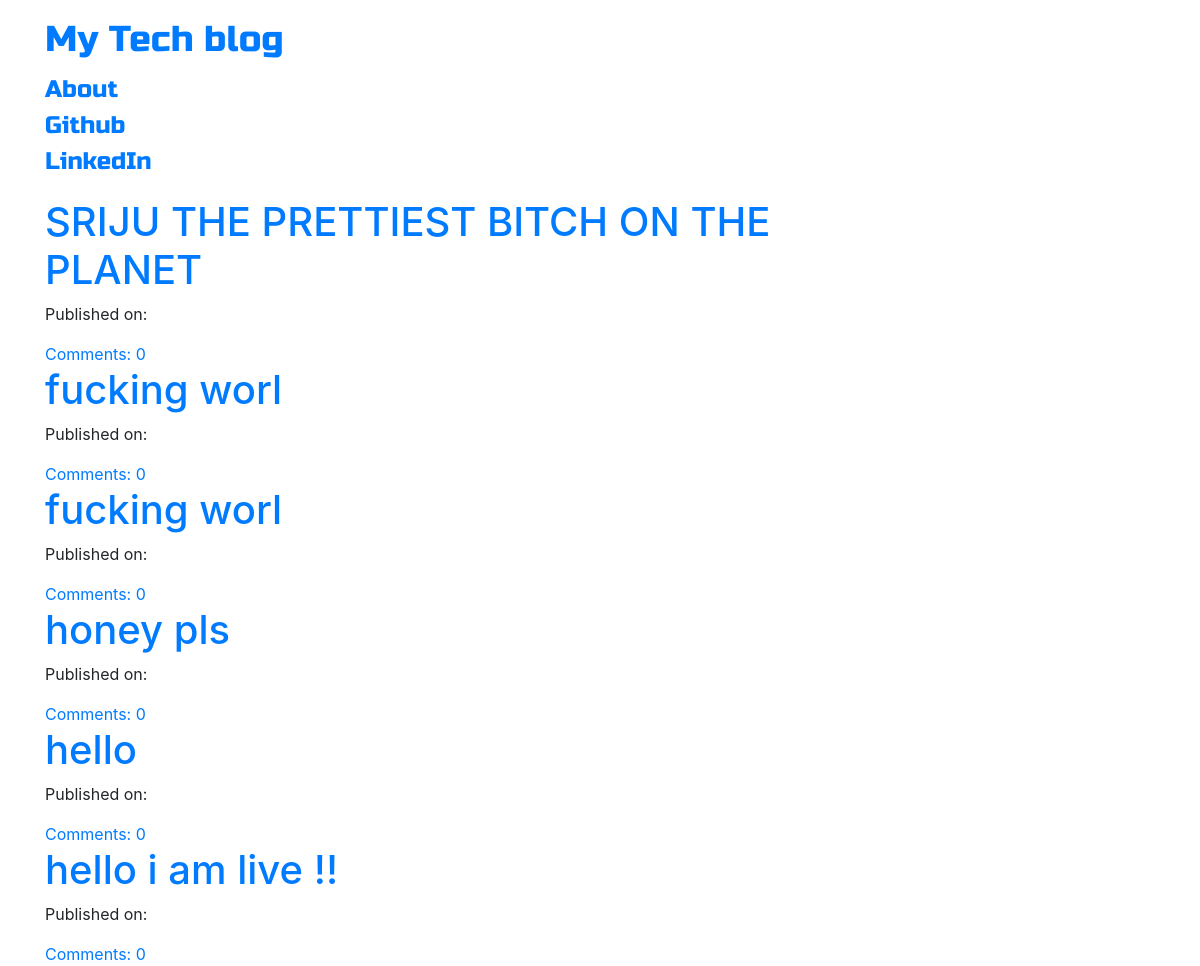
The page / on the database its author committed.
### blog/models.py (models this page shows, shortened)
class Post(models.Model):
    author = models.ForeignKey('auth.User',on_delete=models.CASCADE)
    title = models.CharField(max_length=200)
    text = models.TextField()
    create_date = models.DateTimeField(default=timezone.now())
    published_date = models.DateTimeField(blank=True,null=True)
    def approve_comments(self):
        return self.comments.filter(approved_comment=True)

### blog/views.py (the view)
# urls.py: path('',views.PostListView.as_view(),name='post_list'),
class PostListView(ListView):
    model = Post
    def get_queryset(self):
        return Post.objects.filter(published_date__lte=timezone.now()).order_by('-published_date')

### blog/templates/blog/post_list.html
{% extends "blog/base.html"%}
{% block content %}
<div class="centerstage">
    {% for post in post_list %}
    <div class="post">
        <h1><a href="{% url 'post_detail' pk=post.pk %}">{{ post.title }}</a></h1>
        <div class="date">
            <p>Published on: {{post.published|date:"D M Y"}}</p>
        </div>
        <a href="{% url 'post_detail' pk=post.pk %}">Comments: {{ post.approve_comments.count }}</a>
    </div>
    {% endfor %}
</div>
{% endblock %}

### blog/templates/blog/base.html (shortened to what this page needs)
{% load static %}
<html>
    <head>
<link rel="stylesheet" href="https://stackpath.bootstrapcdn.com/bootstrap/4.5.0/css/bootstrap.min.css">
<link rel="stylesheet" href="//cdn.jsdelivr.net/npm/medium-editor@latest/dist/css/medium-editor.min.css" type="text/css" media="screen" charset="utf-8">
<link rel="stylesheet" href="{% static 'css/blog.css' %}">
    </head>
    <body class='loader'>
        <nav class="navbar navbar-default techfont custom-navbar">
          <div class="container">
            <ul class="nav navbar-nav">
              <li><a class='navbar-brand bigbrand' href="{% url 'post_list' %}">My Tech blog</a></li>
              <li><a href="{% url 'about' %}">About</a></li>
              <li><a href="https://www.github.com">Github</a></li>
              <li><a href="https://www.linkedin.com">LinkedIn</a></li>
            </ul>
        </div>
      </nav>
              <div class="content container">
                  <div class="row">
                      <div class="col-md-8">
                        <div class="blog_posts">
                          {% block content %}
                          {% endblock %}
                        </div>
                      </div>
                  </div>
              </div>
      </body>
      </html>

### blog/static/css/blog.css (style rules this page uses)
.techfont { font-family: 'Russo One', sans-serif; font-size: 1.5em; margin-bottom: 10px; }
.centerstage { margin-left: auto; margin-right: auto; }
.bigbrand { font-size: 1.5em; }
.loader { filter:hue-rotate(0deg); color: linear-gradient(45deg,#0f8,#08f); animation:hue 5000ms infinite linear; }

### rows shown on the page
Post: title "SRIJU THE PRETTIEST BITCH ON THE PLANET", approve_comments.count "0"
Post: title "fucking worl", approve_comments.count "0"
Post: title "fucking worl", approve_comments.count "0"
Post: title "honey pls", approve_comments.count "0"
Post: title "hello", approve_comments.count "0"
Post: title "hello i am live !!", approve_comments.count "0"
